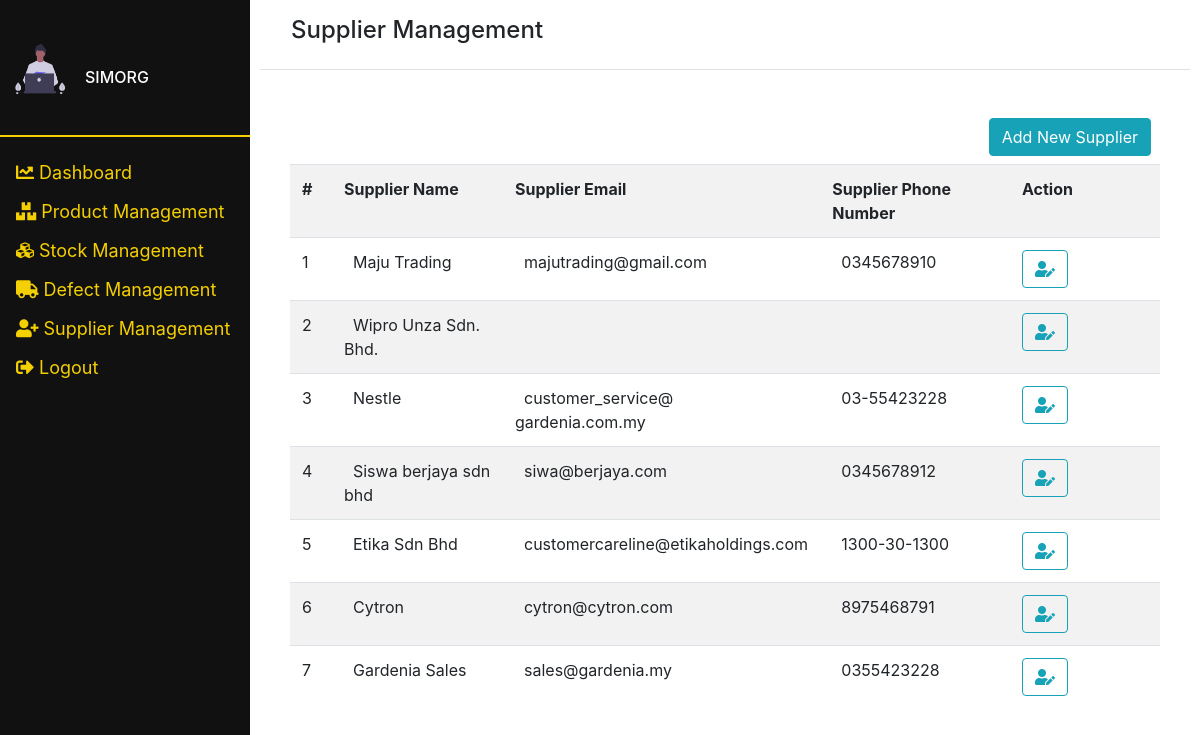
Page /index.php/admin/suppliermanagement on the committed database.
### tables this page shows
CREATE TABLE `supplier` (
  `supplier_id` int(11) NOT NULL,
  `supplier_name` varchar(250) NOT NULL,
  `supplier_address` varchar(250) NOT NULL,
  `supplier_phonenum` varchar(250) NOT NULL,
  `supplier_email` varchar(250) NOT NULL
);

### application/controllers/Admin.php (called while the page is built, shortened)
<?php
class Admin extends CI_Controller
{
    public function __construct()
    {
        $this->load->library('form_validation');
        $this->load->model('Product_model');
        $this->load->model('Supplier_model');
        $this->load->model('Store_model');
        $this->load->model('Staff_model');
        $config['upload_path'] = '../assets/img/product';
        $config['allowed_type'] = 'jpg | png ';
        $config['max_width'] = '1028';
        $config['max_height'] = '786';
        $this->load->library('upload', $config);
    }
    public function suppliermanagement()
    {
        $data['systemname'] = 'SIMORG';
        $data['supplier'] =  $this->Supplier_model->getAllSupplier();
        $this->load->view('templates/header', $data);
        $this->load->view('templates/sideadmin', $data);
        $this->load->view('admin/supplier/index', $data);
        $this->load->view('templates/footer');
    }
}

### index.php (called while the page is built, shortened)
<?php
require_once BASEPATH.'core/CodeIgniter.php';

### application/models/Supplier_model.php (called while the page is built, shortened)
<?php
class Supplier_model extends CI_Model
{
    public function getAllSupplier()
    {
        return  $this->db->query('SELECT * FROM supplier');
    }
}

### application/views/admin/supplier/index.php (the view, shortened to what this page needs)
<div class="container-fluid border-bottom">
    <div class="p-3">
        <h4>Supplier Management</h4>
    </div>
</div>
<div class="container-fluid pt-5">
    <div class="row">
        <div class="col mb-2 mr-4">
            <a class="btn btn-info float-right" href="" data-toggle="modal" data-target="#addSupplier">Add New Supplier </a>
        </div>
    </div>
    <div class="container-fluid">
        <table class="table table-striped">
            <tr>
                <th>#&nbsp;&nbsp;</th>
                <th>Supplier Name&nbsp;&nbsp;</th>
                <th>Supplier Email&nbsp;&nbsp;</th>
                <th>Supplier Phone Number&nbsp;&nbsp;</th>
                <th style="width: 150px;">Action&nbsp;&nbsp;</th>
            </tr>
            <?php
            $counter = 1;
            foreach ($supplier->result_array() as $list) : ?>
                <tr>
                    <td><?= $counter; ?></td>
                    <td>&nbsp;&nbsp;<?= $list['supplier_name']; ?></td>
                    <td>&nbsp;&nbsp;<?= $list['supplier_email']; ?></td>
                    <td>&nbsp;&nbsp;<?= $list['supplier_phonenum']; ?></td>
                    <td><a class="btn btn-outline-info" href="<?= base_url(); ?>admin/editsupplier?spid=<?= $list['supplier_id']; ?>"><i class="fas fa-user-edit"></i></a></td>
                </tr>
            <?php
                $counter++;
            endforeach;
            ?>
        </table>
    </div>
</div>

### assets/custom.css (style rules this page uses)
body, html { height: 100%; }

### rows in the picture
supplier: supplier_name "Maju Trading", supplier_email "majutrading@gmail.com", supplier_phonenum "0345678910"
supplier: supplier_name "Wipro Unza Sdn. Bhd."
supplier: supplier_name "Nestle", supplier_email "customer_service@ gardenia.com.my", supplier_phonenum "03-55423228"
supplier: supplier_name "Siswa berjaya sdn bhd", supplier_email "siwa@berjaya.com", supplier_phonenum "0345678912"
supplier: supplier_name "Etika Sdn Bhd", supplier_email "customercareline@etikaholdings.com", supplier_phonenum "1300-30-1300"
supplier: supplier_name "Cytron", supplier_email "cytron@cytron.com", supplier_phonenum "8975468791"
supplier: supplier_name "Gardenia Sales", supplier_email "sales@gardenia.my", supplier_phonenum "0355423228"

### other values in the picture
$systemname "SIMORG"
